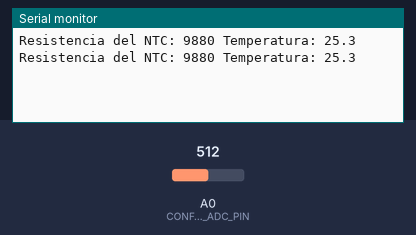
Recording of a sketch running on a simulated Arduino Uno, built with avr-gcc and run on an emulated ATmega328P. Shown: the last lines printed to the serial monitor. Inputs (shaded band) come from the test bench; at power-on: A0 (CONFIG_THERMISTOR_ADC_PIN) = 512.

Above: at 5.8 s.
5.9 s: A0 (CONFIG_THERMISTOR_ADC_PIN) set to 0
At 10.5 s:
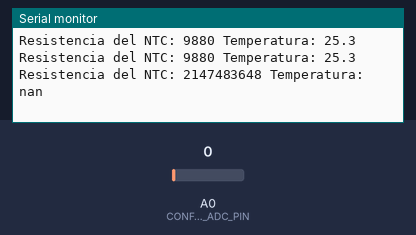
16.5 s: A0 (CONFIG_THERMISTOR_ADC_PIN) set to 122
At 20.6 s:
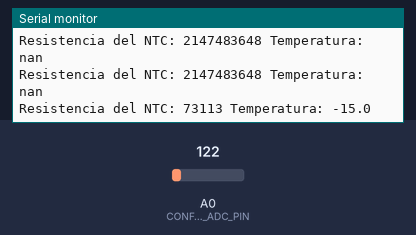

The sketch:

ReadNTC3950.ino
```cpp
/**
   EJEMPLO SENCILLO PARA LECTURA DE TEMPERATURA CON TERMISTOR NTC. EL PROGRAMA
   ESTÁ DISENADO PARA TERMISTORES NTC DE 10K NOMINALES A 25 GRADOS CENTIGRADOS.
   EL TERMISTOR DEBE SER CONECTADO A LA ENTRADA DEL ADC MEDIANTE UN ARREGLO DE
   DIVISOR RESISTIVO REALIZADO CON RESISTENCIA DE 10K Y EL TERMISTOR EN SERIE.
   EL ALGORITMO UTILIZADO PARA OBTENER LA TEMPERATURA A PARTIR DE LA RESISTENCIA
   DEL TERMISTOR ES UNA IMPLEMENTACIÓN DE LA ECUACIÓN DE STEINHART-HART
*/

#include <Arduino.h>
#include <math.h>

// Configurar el pin utilizado para la medicion de voltaje del divisor resistivo del NTC
#define CONFIG_THERMISTOR_ADC_PIN A0
// configurar el valor de la resistencia que va en serie con el termistor NTC en ohms
#define CONFIG_THERMISTOR_RESISTOR 9900l

/**
 * adcval: Valor medido por el convertidor analógico a digital.
 */
int32_t thermistor_get_resistance(uint16_t adcval)
{
  // Calculamos la resistencia del NTC a partir del valor del ADC
  return (CONFIG_THERMISTOR_RESISTOR * ((1023.0 / adcval) - 1));
}

/**
 * resistance Resistencia actual del termistor.
 */
float thermistor_get_temperature(int32_t resistance)
{
  // Variable de almacenamiento temporal, evita realizar varias veces el calculo de log
  float temp;

  // calculamos logaritmo natural, se almacena en variable para varios calculos
  temp = log(resistance);

  temp = 1 / (0.001129148 + (0.000234125 * temp) + (0.0000000876741 * temp * temp * temp));

  // Convertir el resultado de kelvin a centigrados y retornar
  return temp - 273.15;
}

void setup()
{
  // preparar serial
  Serial.begin(115200);
  while (!Serial);
}

void loop()
{
  // Variable para almacenar la temperatura y resistencia
  float temperatura;
  uint32_t resistencia;

  // Calcular la resistencia electrica del termistor usando la lectura del ADC
  resistencia = thermistor_get_resistance(analogRead(CONFIG_THERMISTOR_ADC_PIN));
  // Calcular la temperatura segun dicha resistencia
  temperatura = thermistor_get_temperature(resistencia);

  Serial.print(F("Resistencia del NTC: "));
  Serial.print(resistencia);
  Serial.print(" Temperatura: ");
  Serial.println(temperatura, 1);

  delay(5000);
}
```

Measured:
- after the input at 5.9 s, the serial monitor: prints a new line after 4.1 s (image 1)
- after the input at 16.5 s, the serial monitor: prints a new line after 3.5 s (image 2)
